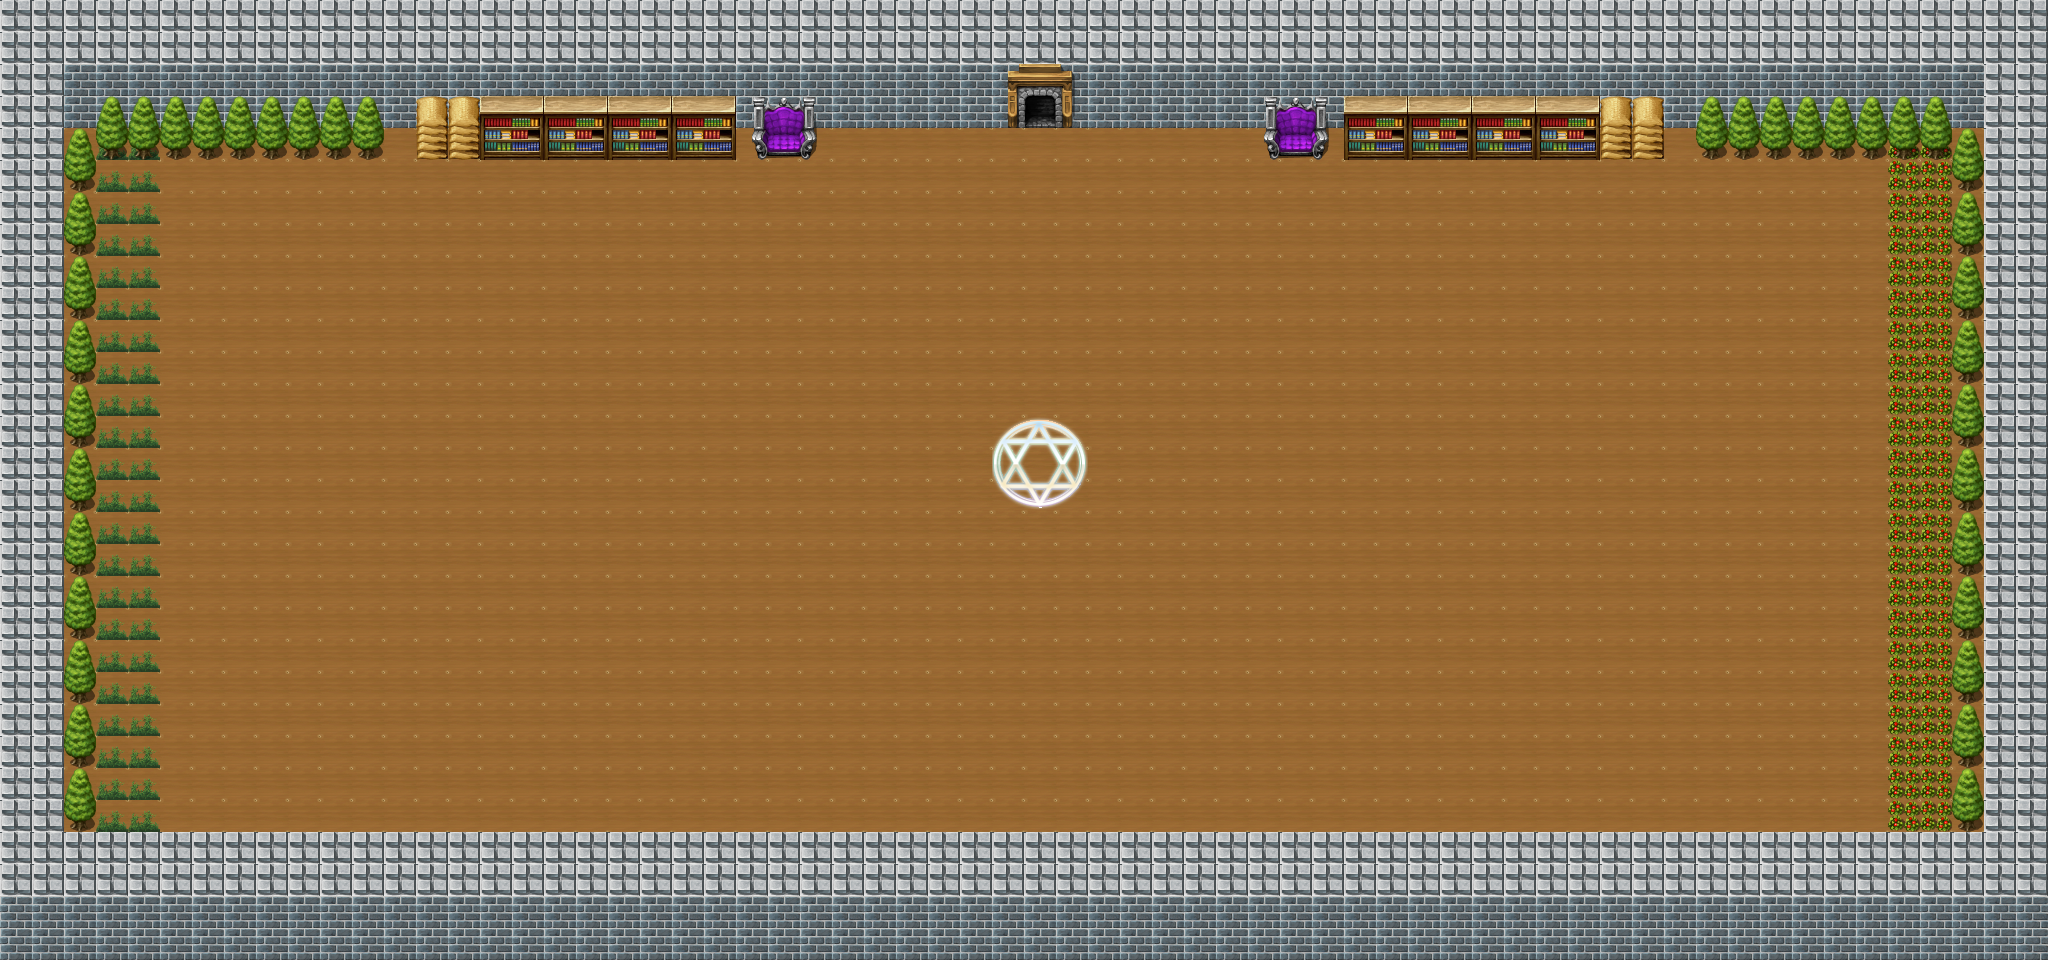

This game map was drawn from its Tiled (.tmx) file and the tilesets committed beside it. A one-line description and the trimmed map source follow:
An orthogonal 64x30 tile map with 32x32 px tiles, 9 tile layers (layer1, layer2, layer3, layer4, ...), 4 tilesets and 3 objects (born, hunter, oldman).

<map version="1.2" tiledversion="1.3.5" orientation="orthogonal" renderorder="right-down" width="64" height="30" tilewidth="32" tileheight="32" infinite="0" nextlayerid="11" nextobjectid="13">
 <tileset firstgid="1" source="TileA4.tsx" />
 <tileset firstgid="241" source="TileB.tsx" />
 <tileset firstgid="497" source="TileC.tsx" />
 <tileset firstgid="753" source="TileD.tsx" />
 <layer id="1" name="layer1" width="64" height="30">
  <data>[1920 cells, 1320 non-empty, 1 distinct tile ids]</data>
 </layer>
 <layer id="2" name="layer2" width="64" height="30">
  <data>[1920 cells, 600 non-empty, 2 distinct tile ids]</data>
 </layer>
 <layer id="3" name="layer3" width="64" height="30">
  <data>[1920 cells, 53 non-empty, 10 distinct tile ids]</data>
 </layer>
 <layer id="5" name="layer4" width="64" height="30">
  <data>[1920 cells, 6 non-empty, 6 distinct tile ids]</data>
 </layer>
 <layer id="6" name="layer5" width="64" height="30">
  <data>[1920 cells, 44 non-empty, 1 distinct tile ids]</data>
 </layer>
 <layer id="7" name="layer6" width="64" height="30">
  <data>[1920 cells, 78 non-empty, 2 distinct tile ids]</data>
 </layer>
 <layer id="8" name="layer7" width="64" height="30">
  <data>[1920 cells, 32 non-empty, 4 distinct tile ids]</data>
 </layer>
 <layer id="9" name="layer8" width="64" height="30">
  <data>[1920 cells, 8 non-empty, 2 distinct tile ids]</data>
 </layer>
 <layer id="10" name="layer9" width="64" height="30">
  <data>[1920 cells, 12 non-empty, 6 distinct tile ids]</data>
 </layer>
 <objectgroup id="4" name="object">
  <object id="1" name="born" x="1024" y="448.177" width="29.7839" height="29.7839" />
  <object id="11" name="hunter" x="448.177" y="158.847" width="32.6205" height="31.2022" />
  <object id="12" name="oldman" x="1600.53" y="163.102" width="32.6205" height="31.2022" />
 </objectgroup>
</map>
